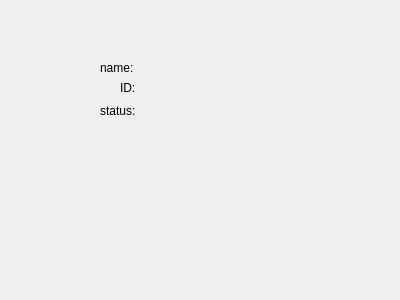
<?xml version="1.0" encoding="UTF-8"?>
<ui version="4.0">
 <class>product_info</class>
 <widget class="QDialog" name="product_info">
  <property name="geometry">
   <rect>
    <x>0</x>
    <y>0</y>
    <width>400</width>
    <height>300</height>
   </rect>
  </property>
  <property name="windowTitle">
   <string>Dialog</string>
  </property>
  <widget class="QLabel" name="label">
   <property name="geometry">
    <rect>
     <x>100</x>
     <y>60</y>
     <width>41</width>
     <height>16</height>
    </rect>
   </property>
   <property name="text">
    <string>name:</string>
   </property>
  </widget>
  <widget class="QLabel" name="l_name">
   <property name="geometry">
    <rect>
     <x>150</x>
     <y>60</y>
     <width>60</width>
     <height>16</height>
    </rect>
   </property>
   <property name="text">
    <string/>
   </property>
  </widget>
  <widget class="QLabel" name="label_3">
   <property name="geometry">
    <rect>
     <x>120</x>
     <y>80</y>
     <width>21</width>
     <height>16</height>
    </rect>
   </property>
   <property name="text">
    <string>ID:</string>
   </property>
  </widget>
  <widget class="QLabel" name="l_id">
   <property name="geometry">
    <rect>
     <x>150</x>
     <y>80</y>
     <width>60</width>
     <height>16</height>
    </rect>
   </property>
   <property name="text">
    <string/>
   </property>
  </widget>
  <widget class="QLabel" name="label_5">
   <property name="geometry">
    <rect>
     <x>100</x>
     <y>100</y>
     <width>41</width>
     <height>21</height>
    </rect>
   </property>
   <property name="text">
    <string>status:</string>
   </property>
  </widget>
  <widget class="QLabel" name="l_status">
   <property name="geometry">
    <rect>
     <x>150</x>
     <y>100</y>
     <width>201</width>
     <height>21</height>
    </rect>
   </property>
   <property name="text">
    <string/>
   </property>
  </widget>
 </widget>
 <resources/>
 <connections/>
</ui>
